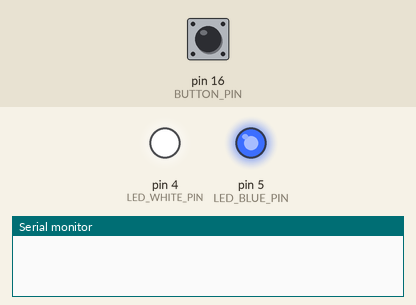
Simulated run of this sketch. Board: Arduino Uno, built with avr-gcc and run on an emulated ATmega328P. Parts: output pins drawn as LEDs (lit = HIGH), the last lines printed to the serial monitor. The test bench sets the inputs (shaded band); at power-on: pin 16 (BUTTON_PIN) HIGH. Pins used as bus, display or sensor lines are not drawn.

Above: at 1.2 s.
1.3 s: pin 16 (BUTTON_PIN) pulled LOW for 0.15 s
At 2.4 s:
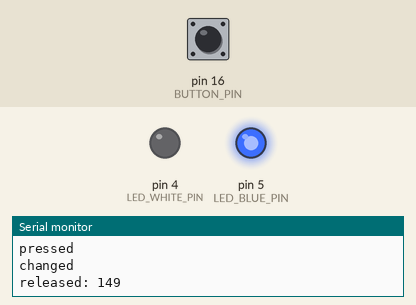
2.9 s: pin 16 (BUTTON_PIN) pulled LOW for 3.2 s
At 6.5 s:
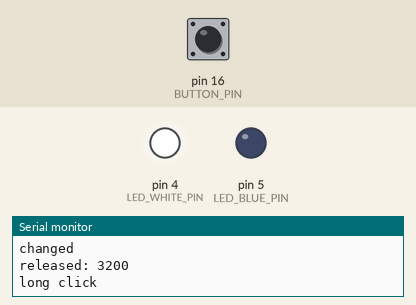
7.6 s: pin 16 (BUTTON_PIN) pulled LOW for 1 s
At 9.7 s:
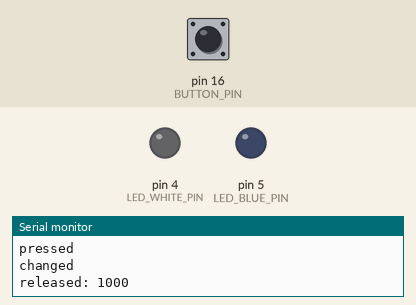
Timing chart, 0 to 11.2 s (numbered marks = the images above; inputs shaded):
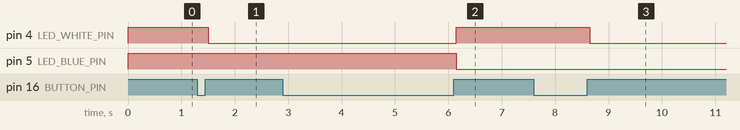

The sketch:

alertor.ino
```cpp
#include "Button2.h"

#define BUTTON_PIN 16
#define DEBOUNCE_MS 50
#define DOUBLECLICK_MS 300
#define LONGCLICK_MS 3000
#define LED_BLUE_PIN 5
#define LED_RED_PIN 0
#define LED_WHITE_PIN 4

Button2 button;

int colorState = 1;
bool startState = false;

void setup() {
  Serial.begin(9600);

  pinMode(LED_BLUE_PIN, OUTPUT);
  pinMode(LED_RED_PIN, OUTPUT);
  pinMode(LED_WHITE_PIN, OUTPUT);

  button.begin(BUTTON_PIN);
  button.setLongClickTime(LONGCLICK_MS);

  button.setChangedHandler(changed);
  button.setPressedHandler(pressed);
  button.setReleasedHandler(released);

  button.setTapHandler(mainSwitch);
  // button.setClickHandler(click); // this will only be called upon release
  button.setLongClickDetectedHandler(longClickDetected); // this will only be called upon detection
  button.setLongClickHandler(longClick);

  // button.setDoubleClickHandler(doubleClick);
  // button.setTripleClickHandler(tripleClick);
}

void loop() {
  button.loop();

  if (startState == false) {
    switchOn();

    startState = true;
  }
}

void mainSwitch(Button2& btn) {
  switch(colorState) {
    case -1:
      switchOff();
    break;
    case 0:
      switchOn();
    break;
    case 1:
      switchOnBlue();
    break;
    case 2:
      switchOnWhite();
    break;
    case 3:
      switchOnRed();
    break;
  }
}

void switchOff() {
  colorState = 1;

  digitalWrite(LED_BLUE_PIN, LOW);
  digitalWrite(LED_RED_PIN, LOW);
  digitalWrite(LED_WHITE_PIN, LOW);
}

void switchOn() {
  colorState = 1;

  digitalWrite(LED_BLUE_PIN, HIGH);
  digitalWrite(LED_RED_PIN, HIGH);
  digitalWrite(LED_WHITE_PIN, HIGH);
}

void switchOnBlue() {
  colorState = 2;

  digitalWrite(LED_BLUE_PIN, HIGH);
  digitalWrite(LED_RED_PIN, LOW);
  digitalWrite(LED_WHITE_PIN, LOW);
}

void switchOnRed() {
  colorState = -1;

  digitalWrite(LED_BLUE_PIN, LOW);
  digitalWrite(LED_RED_PIN, HIGH);
  digitalWrite(LED_WHITE_PIN, LOW);
}

void switchOnWhite() {
  colorState = 3;

  digitalWrite(LED_BLUE_PIN, LOW);
  digitalWrite(LED_RED_PIN, LOW);
  digitalWrite(LED_WHITE_PIN, HIGH);
}

// Events handlers
void changed(Button2& btn) {
  Serial.println("changed");
}

void click(Button2& btn) {
  Serial.println("click\n");
}

void doubleClick(Button2& btn) {
  Serial.println("double click\n");
}

void longClick(Button2& btn) {
Serial.println("long click\n");
}

void longClickDetected(Button2& btn) {
  Serial.println("long click detected");
}

void pressed(Button2& btn) {
  Serial.println("pressed");
}

void released(Button2& btn) {
  Serial.print("released: ");
  Serial.println(btn.wasPressedFor());
}

void tap(Button2& btn) {
  Serial.println("tap");
}

void tripleClick(Button2& btn) {
  Serial.println("triple click\n");
}
```

Measured:
- after the input at 1.3 s, pin 4 (LED_WHITE_PIN): HIGH → LOW after 0.20 s
- after the input at 2.9 s, pin 4 (LED_WHITE_PIN): LOW → HIGH after 3.2 s; pin 5 (LED_BLUE_PIN): HIGH → LOW after 3.2 s
- after the input at 7.6 s, pin 4 (LED_WHITE_PIN): HIGH → LOW after 1.1 s
